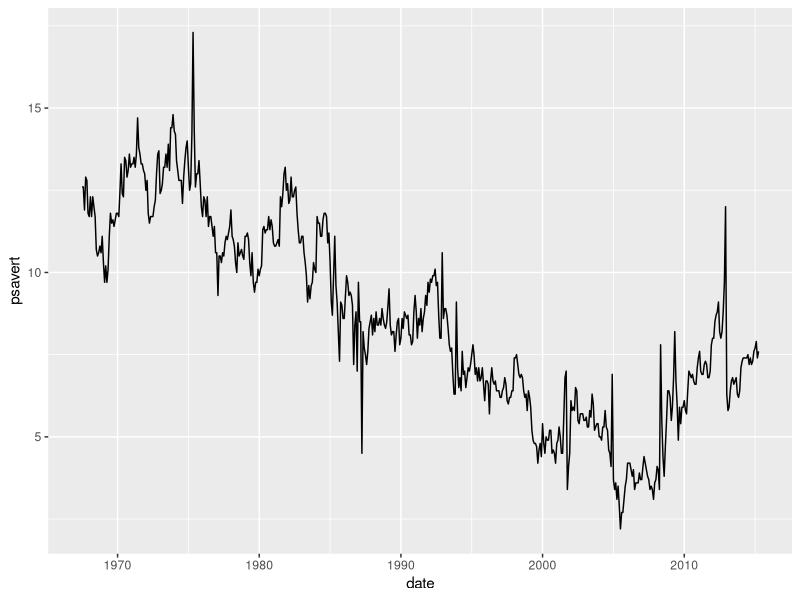

Recreate this plot in R.
#check the book in 195p
#혼자서 해보기

library(ggplot2)
library(dplyr)

raw <- as.data.frame(ggplot2::economics)
data <- raw


#Q1
ggplot(data=data,aes(x=date,y=psavert)) + geom_line()